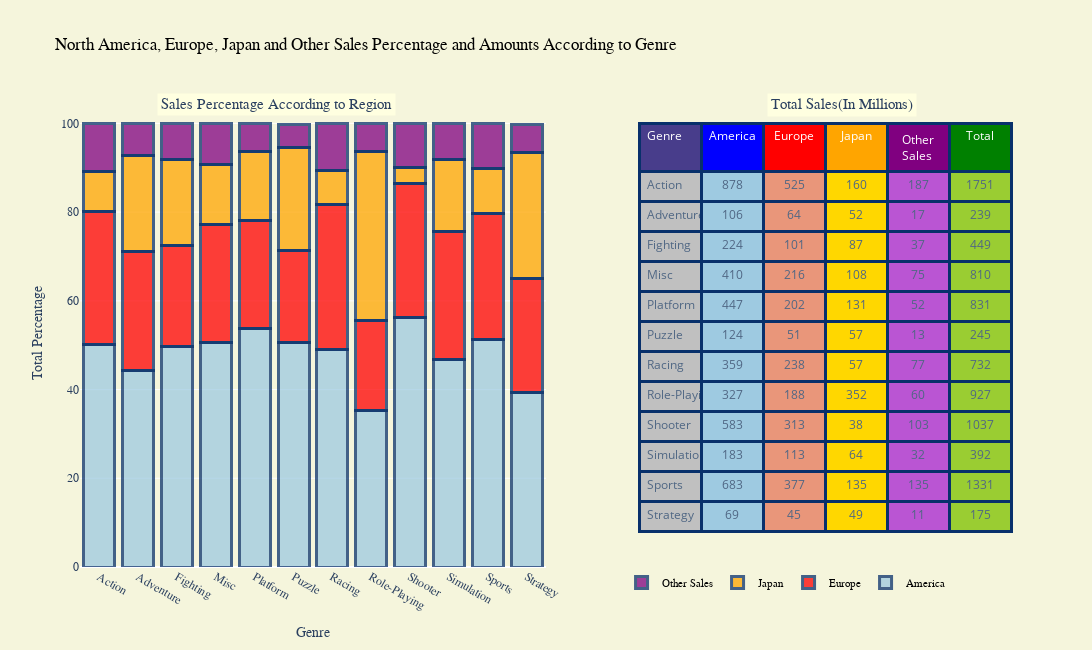

Notebook cell for this chart:
### Code cell
x=genre.Genre
NA_Perce=list(genre["NA_Sales"]/genre["Global_Sales"]*100)
EU_Perce=list(genre["EU_Sales"]/genre["Global_Sales"]*100)
JP_Perce=list(genre["JP_Sales"]/genre["Global_Sales"]*100)
Other_Perce=list(genre["Other_Sales"]/genre["Global_Sales"]*100)

trace1 = go.Bar(
                x=x,
                y=NA_Perce,
                name="America" ,
                xaxis='x2', yaxis='y2',
                marker=dict(
                            color='rgb(158,202,225)',line=dict(color='rgb(8,48,107)',width=3),
                            ),opacity=0.75)
trace2 = go.Bar(
                x=x,
                y=EU_Perce,
                xaxis='x2', yaxis='y2',
                marker=dict(color='red',line=dict(color='rgb(8,48,107)',width=3),
                            ),opacity=0.75,name = "Europe",
                )
trace3 = go.Bar(
                x=x,
                y=JP_Perce,
                xaxis='x2', yaxis='y2',
                marker=dict(color='orange',line=dict(color='rgb(8,48,107)',width=3),
                            ),opacity=0.75,name = "Japan",
                )
trace4 = go.Bar(
                x=x,
                y=Other_Perce,
                xaxis='x2', yaxis='y2',
                marker=dict(color='purple',line=dict(color='rgb(8,48,107)',width=3),
                            ),opacity=0.75,name = "Other Sales",)

trace5=go.Table(
  header = dict(
    values = gr_table.columns,
    line = dict(color = 'rgb(8,48,107)',width=3),
    fill = dict(color = ["darkslateblue","blue","red", "orange","purple","green"]),
    align = ['left','center'],
    font = dict(color = 'white', size = 12),
     height=30,
  ),
  cells = dict(
    values = [gr_table.Genre,round(gr_table["America"]),round(gr_table["Europe"]), round(gr_table["Japan"]), round(gr_table["Other Sales"]),round(gr_table["Total"])],
    height=30,
    line = dict(color = 'rgb(8,48,107)',width=3),
    fill = dict(color = ["silver","rgb(158,202,225)","darksalmon", "gold","mediumorchid","yellowgreen"]),
    align = ['left', 'center'],
    font = dict(color = '#506784', size = 12)),
    domain=dict(x=[0.60,1],y=[0,0.95]),
)

data = [trace1, trace2,trace3,trace4,trace5]
layout = go.Layout(barmode='stack',autosize=False,width=1200,height=650,
                legend=dict(x=.58, y=0,orientation="h",font=dict(family='Courier New, monospace',size=11,color='#000'),
                           bgcolor='beige', bordercolor='beige', borderwidth=1),
                title='North America, Europe, Japan and Other Sales Percentage and Amounts According to Genre',
                titlefont=dict(family='Courier New, monospace',size=17,color='black'),
                xaxis2=dict(domain=[0, 0.50],anchor="y2", title='Genre',titlefont=dict(family='Courier New, monospace'),tickfont=dict(family='Courier New, monospace')), yaxis2=dict( domain=[0, 1],anchor='x2',title="Total Percentage",titlefont=dict(family='Courier New, monospace'),tickfont=dict(family='Courier New, monospace')),
                paper_bgcolor='beige',plot_bgcolor='beige',
                annotations=[ dict( text='Sales Percentage According to Region',x=0.08,y=1.02,xref="paper",yref="paper",showarrow=False,font=dict(size=15,family="Courier New, monospace"),bgcolor="lightyellow",borderwidth=5),dict( text='Total Sales(In Millions)',x=0.9,y=1.02,xref="paper",yref="paper",showarrow=False,font=dict(size=15,family='Courier New, monospace'),bgcolor="lightyellow",borderwidth=5)],
              
                  )
fig = go.Figure(data=data, layout=layout)
iplot(fig)

### Figure 1 — Plotly figure (JSON) as saved in the notebook; plotly's stock layout.template omitted (floating-point values rounded to 4 significant figures)
{"data": [{"marker": {"color": "rgb(158,202,225)", "line": {"color": "rgb(8,48,107)", "width": 3}}, "name": "America", "opacity": 0.75, "type": "bar", "x": ["Action", "Adventure", "Fighting", "Misc", "Platform", "Puzzle", "Racing", "Role-Playing", "Shooter", "Simulation", "Sports", "Strategy"], "xaxis": "x2", "y": [50.13, 44.26, 49.81, 50.65, 53.77, 50.53, 49.1, 35.29, 56.16, 46.74, 51.34, 39.23], "yaxis": "y2"}, {"marker": {"color": "red", "line": {"color": "rgb(8,48,107)", "width": 3}}, "name": "Europe", "opacity": 0.75, "type": "bar", "x": ["Action", "Adventure", "Fighting", "Misc", "Platform", "Puzzle", "Racing", "Role-Playing", "Shooter", "Simulation", "Sports", "Strategy"], "xaxis": "x2", "y": [29.98, 26.83, 22.57, 26.67, 24.25, 20.73, 32.57, 20.28, 30.2, 28.91, 28.31, 25.89], "yaxis": "y2"}, {"marker": {"color": "orange", "line": {"color": "rgb(8,48,107)", "width": 3}}, "name": "Japan", "opacity": 0.75, "type": "bar", "x": ["Action", "Adventure", "Fighting", "Misc", "Platform", "Puzzle", "Racing", "Role-Playing", "Shooter", "Simulation", "Sports", "Strategy"], "xaxis": "x2", "y": [9.134, 21.78, 19.46, 13.3, 15.73, 23.4, 7.744, 37.99, 3.69, 16.24, 10.17, 28.24], "yaxis": "y2"}, {"marker": {"color": "purple", "line": {"color": "rgb(8,48,107)", "width": 3}}, "name": "Other Sales", "opacity": 0.75, "type": "bar", "x": ["Action", "Adventure", "Fighting", "Misc", "Platform", "Puzzle", "Racing", "Role-Playing", "Shooter", "Simulation", "Sports", "Strategy"], "xaxis": "x2", "y": [10.7, 7.032, 8.171, 9.299, 6.205, 5.123, 10.56, 6.428, 9.899, 8.037, 10.14, 6.487], "yaxis": "y2"}, {"cells": {"align": ["left", "center"], "fill": {"color": ["silver", "rgb(158,202,225)", "darksalmon", "gold", "mediumorchid", "yellowgreen"]}, "font": {"color": "#506784", "size": 12}, "height": 30, "line": {"color": "rgb(8,48,107)", "width": 3}, "values": [["Action", "Adventure", "Fighting", "Misc", "Platform", "Puzzle", "Racing", "Role-Playing", "Shooter", "Simulation", "Sports", "Strategy"], [878, 106, 224, 410, 447, 124, 359, 327, 583, 183, 683, 69], [525, 64, 101, 216, 202, 51, 238, 188, 313, 113, 377, 45], [160, 52, 87, 108, 131, 57, 57, 352, 38, 64, 135, 49], [187, 17, 37, 75, 52, 13, 77, 60, 103, 32, 135, 11], [1751, 239, 449, 810, 831, 245, 732, 927, 1037, 392, 1331, 175]]}, "domain": {"x": [0.6, 1], "y": [0, 0.95]}, "header": {"align": ["left", "center"], "fill": {"color": ["darkslateblue", "blue", "red", "orange", "purple", "green"]}, "font": {"color": "white", "size": 12}, "height": 30, "line": {"color": "rgb(8,48,107)", "width": 3}, "values": ["Genre", "America", "Europe", "Japan", "Other Sales", "Total"]}, "type": "table"}], "layout": {"annotations": [{"bgcolor": "lightyellow", "borderwidth": 5, "font": {"family": "Courier New, monospace", "size": 15}, "showarrow": false, "text": "Sales Percentage According to Region", "x": 0.08, "xref": "paper", "y": 1.02, "yref": "paper"}, {"bgcolor": "lightyellow", "borderwidth": 5, "font": {"family": "Courier New, monospace", "size": 15}, "showarrow": false, "text": "Total Sales(In Millions)", "x": 0.9, "xref": "paper", "y": 1.02, "yref": "paper"}], "autosize": false, "barmode": "stack", "height": 650, "legend": {"bgcolor": "beige", "bordercolor": "beige", "borderwidth": 1, "font": {"color": "#000", "family": "Courier New, monospace", "size": 11}, "orientation": "h", "x": 0.58, "y": 0}, "paper_bgcolor": "beige", "plot_bgcolor": "beige", "title": {"font": {"color": "black", "family": "Courier New, monospace", "size": 17}, "text": "North America, Europe, Japan and Other Sales Percentage and Amounts According to Genre"}, "width": 1200, "xaxis2": {"anchor": "y2", "domain": [0, 0.5], "tickfont": {"family": "Courier New, monospace"}, "title": {"font": {"family": "Courier New, monospace"}, "text": "Genre"}}, "yaxis2": {"anchor": "x2", "domain": [0, 1], "tickfont": {"family": "Courier New, monospace"}, "title": {"font": {"family": "Courier New, monospace"}, "text": "Total Percentage"}}}}
